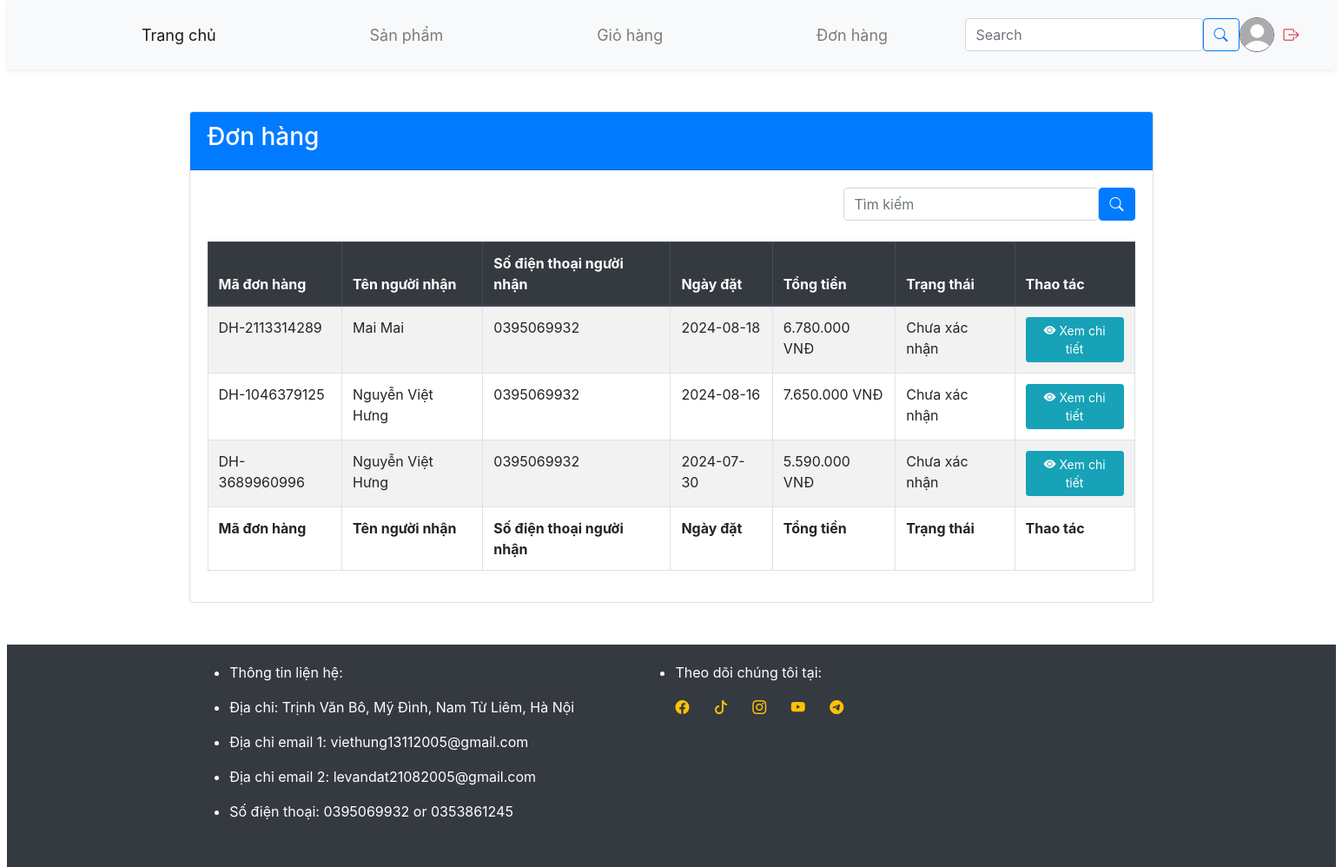
Screenshot of /client/?act=danh-sach-don-hang (signed in) with the database file from the repository.
### tables this page shows
CREATE TABLE `don_hangs` (
  `id` int NOT NULL,
  `ma_don_hang` varchar(20) NOT NULL,
  `tai_khoan_id` int NOT NULL,
  `ten_nguoi_nhan` varchar(50) NOT NULL,
  `email_nguoi_nhan` varchar(200) DEFAULT NULL,
  `sdt_nguoi_nhan` varchar(10) NOT NULL,
  `ngay_dat` date NOT NULL,
  `tong_tien` decimal(10,0) NOT NULL,
  `ghi_chu` varchar(255) NOT NULL,
  `phuong_thuc_thanh_toan_id` int NOT NULL,
  `trang_thai_id` int NOT NULL,
  `dia_chi_nguoi_nhan` text NOT NULL
);

CREATE TABLE `trang_thai_don_hangs` (
  `id` int NOT NULL,
  `ten_trang_thai` varchar(255) NOT NULL
);

### client/controllers/clientDonHangController.php (called while the page is built, shortened)
<?php
class clientDonHangController
{
    public $modelDonHang;
    public $modelSanPham;
    public function __construct()
    {
        $this->modelDonHang = new modelDonHang;
        $this->modelSanPham = new modelSanPham;
    }
    public function danhSachDonHangKhachHang()
    {
        $tai_khoan_id  = $this->modelSanPham->getIdclient($_SESSION['username']);
        $listDonHangKhachHang = [];
        if ($_SERVER['REQUEST_METHOD'] === 'POST') {
            $search = $_POST['search'];
            $listDonHang = $this->modelDonHang->getAllDonHang($tai_khoan_id['id']);
            foreach ($listDonHang as $key => $value) {
                if (strpos(strtolower($value['ma_don_hang']), strtolower($search)) !== false) {
                    $listDonHangKhachHang[] = $value;
                }
            }
        } else {
            $listDonHangKhachHang = $this->modelDonHang->getAllDonHang($tai_khoan_id['id']);
        }
        require './views/donHang/danhSachDonHangKhachHang.php';
    }
}

### commons/function.php (called while the page is built, shortened)
<?php
function connectDB() {
    $host = DB_HOST;
    $port = DB_PORT;
    $dbname = DB_NAME;
    try {
        $conn = new PDO("mysql:host=$host;port=$port;dbname=$dbname", DB_USERNAME, DB_PASSWORD);
        $conn->setAttribute(PDO::ATTR_ERRMODE, PDO::ERRMODE_EXCEPTION);
        $conn->setAttribute(PDO::ATTR_DEFAULT_FETCH_MODE, PDO::FETCH_ASSOC);
        return $conn;
    } catch (PDOException $e) {
        echo ("Connection failed: " . $e->getMessage());
    }
}

### client/models/modelSanPham.php (called while the page is built, shortened)
<?php
class modelSanPham{
    public $conn;
    public function __construct()
    {
        $this->conn = connectDB();
    }
    public function getIdClient($username){
        try{
            $sql = "SELECT id FROM tai_khoans
            WHERE ten_dang_nhap = :username";
            $stmt = $this->conn->prepare($sql);
            $stmt->execute([
                ':username' => $username,
            ]);
            return $stmt->fetch();
        }catch (Exception $e) {
            echo "ERROR" . $e->getMessage();
        }
    }
}

### client/models/modelDonHang.php (called while the page is built, shortened)
<?php
class modelDonHang
{
    public $conn;
    public function __construct()
    {
        $this->conn = connectDB();
    }
    public function getAllDonHang($tai_khoan_id)
    {
        try {
            $sql = "SELECT * ,don_hangs.id FROM don_hangs
            INNER JOIN tai_khoans on tai_khoans.id = don_hangs.tai_khoan_id
            INNER JOIN trang_thai_don_hangs on trang_thai_don_hangs.id = don_hangs.trang_thai_id
            WHERE don_hangs.tai_khoan_id = :tai_khoan_id";
            $stmt = $this->conn->prepare($sql);
            $stmt->execute([
                ':tai_khoan_id' => $tai_khoan_id
            ]);
            return $stmt->fetchAll();
        } catch (Exception $e) {
            echo "ERROR" . $e->getMessage();
        }
    }
}

### client/views/donHang/danhSachDonHangKhachHang.php (the view)
<?php
require './views/layout/header.php';
require './views/layout/navbar.php';
?>
<?php
usort($listDonHangKhachHang, function($a, $b) {
    return strtotime($b['ngay_dat']) - strtotime($a['ngay_dat']);
});
?>
<div class="container my-5">
    <div class="card">
        <div class="card-header bg-primary text-white">
            <h3>Đơn hàng</h3>
        </div>
        <div class="card-body">
            <div class="row mb-4">
                <div class="col-md-8"></div>
                <div class="col-md-4">
                    <form action="<?= BASE_URL_CLIENT . '?act=danh-sach-don-hang' ?>" method="POST" class="input-group">
                        <input type="text" name="search" class="form-control" placeholder="Tìm kiếm" style="border-radius: 5px;">
                        <button type="submit" class="btn btn-primary"><i class="bi bi-search"></i></button>
                    </form>
                </div>
            </div>
            <table id="example1" class="table table-bordered table-striped">
                <thead class="thead-dark">
                    <tr>
                        <th>Mã đơn hàng</th>
                        <th>Tên người nhận</th>
                        <th>Số điện thoại người nhận</th>
                        <th>Ngày đặt</th>
                        <th>Tổng tiền</th>
                        <th>Trạng thái</th>
                        <th>Thao tác</th>
                    </tr>
                </thead>
                <tbody>
                    <?php foreach ($listDonHangKhachHang as $key => $donHang) : ?>
                        <tr>
                            <td><?= $donHang['ma_don_hang'] ?></td>
                            <td><?= $donHang['ten_nguoi_nhan'] ?></td>
                            <td><?= $donHang['sdt_nguoi_nhan'] ?></td>
                            <td><?= $donHang['ngay_dat'] ?></td>
                            <td><?= number_format($donHang['tong_tien'], 0, ',', '.') ?> VNĐ</td>
                            <td><?= $donHang['ten_trang_thai'] ?></td>
                            <td>
                                <a href="<?= BASE_URL_CLIENT . '?act=chi-tiet-don-hang&don_hang_id=' . $donHang['id'] ?>" class="btn btn-info btn-sm">
                                    <i class="bi bi-eye-fill"></i> Xem chi tiết
                                </a>
                            </td>
                        </tr>
                    <?php endforeach; ?>
                </tbody>
                <tfoot>
                    <tr>
                        <th>Mã đơn hàng</th>
                        <th>Tên người nhận</th>
                        <th>Số điện thoại người nhận</th>
                        <th>Ngày đặt</th>
                        <th>Tổng tiền</th>
                        <th>Trạng thái</th>
                        <th>Thao tác</th>
                    </tr>
                </tfoot>
            </table>
        </div>
    </div>
</div>
<?php require './views/layout/footer.php'; ?>

### client/assets/css/styleMain.css (style rules this page uses)
* { padding: 0; margin: 0; text-decoration: none; }
body { width: auto; }

### rows the page displays
don_hangs: ma_don_hang "DH-2113314289", ten_nguoi_nhan "Mai Mai", sdt_nguoi_nhan "0395069932", ngay_dat "2024-08-18", tong_tien "6.780.000", trang_thai_don_hangs.ten_trang_thai "Chưa xác nhận"
don_hangs: ma_don_hang "DH-1046379125", ten_nguoi_nhan "Nguyễn Việt Hưng", sdt_nguoi_nhan "0395069932", ngay_dat "2024-08-16", tong_tien "7.650.000", trang_thai_don_hangs.ten_trang_thai "Chưa xác nhận"
don_hangs: ma_don_hang "DH-3689960996", ten_nguoi_nhan "Nguyễn Việt Hưng", sdt_nguoi_nhan "0395069932", ngay_dat "2024-07-30", tong_tien "5.590.000", trang_thai_don_hangs.ten_trang_thai "Chưa xác nhận"
